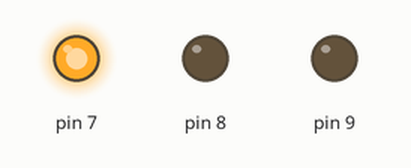
Simulated run of this sketch. Board: Arduino Uno, built with avr-gcc and run on an emulated ATmega328P. Parts: output pins drawn as LEDs (lit = HIGH).

Above: at 5.0 s.
At 20.0 s:
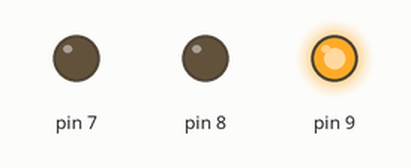
At 27.5 s:
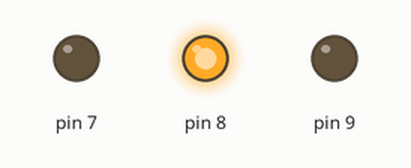
Timing chart, 0 to 39.0 s (numbered marks = the images above):
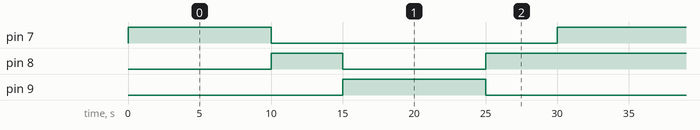

Measured:
- by itself, pin 7, pin 9: alternates HIGH for 10.0 s and LOW for 20.0 s
- by itself, pin 8: repeats every 30.0 s: LOW 10.0 s, HIGH 20.0 s
- by itself, everything shown: repeats every 30.0 s, in 4 steps

The sketch:

traffic_light.ino
```cpp
void setup() {

pinMode(7,OUTPUT);
pinMode(8,OUTPUT);
pinMode(9,OUTPUT);
}

void loop() {
  digitalWrite(7,HIGH);
  delay(10000);
  digitalWrite(8,HIGH);
  digitalWrite(7,LOW);
  delay(5000);
  digitalWrite(9,HIGH);
  digitalWrite(8,LOW);
  delay(10000);
  digitalWrite(8,HIGH);
  digitalWrite(9,LOW);
  delay(5000);
}
```
